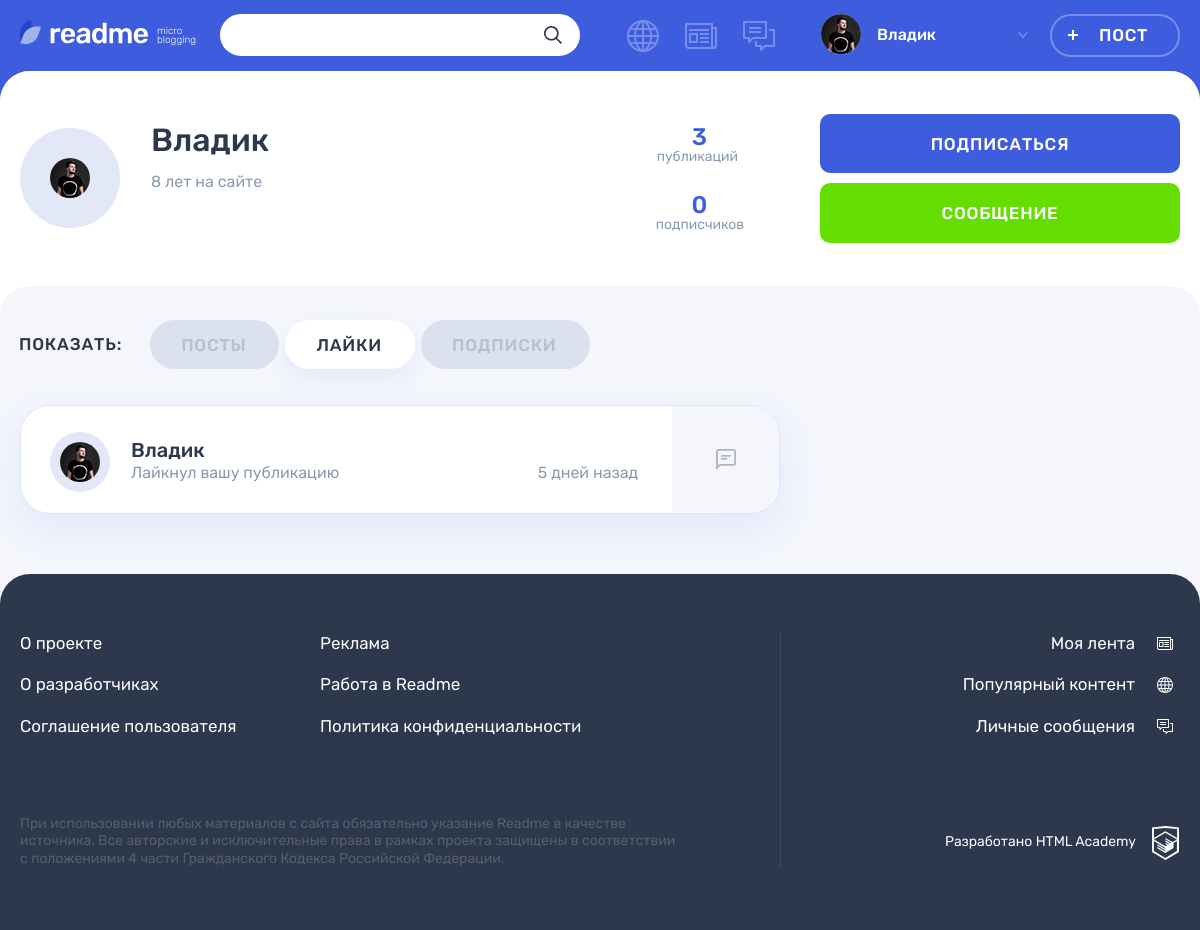
Screenshot of /profile.php?user=2&tab=likes (signed in) with the database file from the repository.
### tables this page shows
CREATE TABLE IF NOT EXISTS `users` (
  `users_id` INT NOT NULL AUTO_INCREMENT,
  `registration_date` DATETIME NOT NULL,
  `email` VARCHAR(225) NOT NULL,
  `name` VARCHAR(225) NOT NULL,
  `password` VARCHAR(225) NOT NULL,
  `avatar` VARCHAR(225) NULL,
  `contact_info` VARCHAR(225) NULL,
  PRIMARY KEY (`users_id`),
  UNIQUE INDEX `idusers_UNIQUE` (`users_id` ASC),
  UNIQUE INDEX `email_UNIQUE` (`email` ASC));

CREATE TABLE IF NOT EXISTS `posts` (
  `posts_id` INT NOT NULL AUTO_INCREMENT,
  `post_date` DATETIME NOT NULL,
  `title` TEXT(120) NOT NULL,
  `content` TEXT NOT NULL,
  `quote_author` VARCHAR(225) NULL,
  `img_url` VARCHAR(225) NULL,
  `video_url` VARCHAR(225) NULL,
  `users_site_url` VARCHAR(225) NULL,
  `number_of_views` INT NOT NULL DEFAULT 0,
  `users_id` INT NOT NULL,
  `content_types_id` INT NOT NULL,
  `isrepost` INT NOT NULL DEFAULT 0,
  `user_author_id` INT NOT NULL DEFAULT 0,
  `user_author_name` VARCHAR(225) NULL,
  `post_origin_id` INT DEFAULT 0,
  `post_origin_date` VARCHAR(225) DEFAULT 0,
  PRIMARY KEY (`posts_id`),
  INDEX `id_UNIQUE` (`posts_id` ASC),
  INDEX `users_to_posts_idx` (`users_id` ASC),
  INDEX `fk_posts_content_types1_idx` (`content_types_id` ASC),
  FULLTEXT INDEX `posts_search` (`title`, `content`),
  CONSTRAINT `users_to_posts`
    FOREIGN KEY (`users_id`)
    REFERENCES `users` (`users_id`)
    ON DELETE NO ACTION
    ON UPDATE NO ACTION,
  CONSTRAINT `posts_to_content_types`
    FOREIGN KEY (`content_types_id`)
    REFERENCES `content_types` (`content_types_id`)
    ON DELETE NO ACTION
    ON UPDATE NO ACTION);

CREATE TABLE IF NOT EXISTS `likes` (
  `likes_id` INT NOT NULL AUTO_INCREMENT,
  `likes_date` VARCHAR(255) NOT NULL,
  `post_id` INT NOT NULL,
  `user_id` INT NOT NULL,
  PRIMARY KEY (`likes_id`),
  INDEX `fk_posts_has_users_users1_idx` (`user_id` ASC),
  INDEX `fk_posts_has_users_posts1_idx` (`post_id` ASC, `likes_id` ASC),
  UNIQUE INDEX `posts_likes_id_UNIQUE` (`likes_id` ASC),
  CONSTRAINT `fk_posts_has_users_posts1`
    FOREIGN KEY (`post_id`)
    REFERENCES `posts` (`posts_id`)
    ON DELETE NO ACTION
    ON UPDATE NO ACTION,
  CONSTRAINT `fk_posts_has_users_users1`
    FOREIGN KEY (`user_id`)
    REFERENCES `users` (`users_id`)
    ON DELETE NO ACTION
    ON UPDATE NO ACTION);

### functions/helpers.php (called while the page is built, shortened)
<?php
function get_noun_plural_form (int $number, string $one, string $two, string $many): string
{
    $number = (int) $number;
    $mod10 = $number % 10;
    $mod100 = $number % 100;
    switch (true) {
        case ($mod10 > 5):
            return $many;
        default:
            return $many;
    }
}
function include_template($name, array $data = []) {
    $name = 'templates/' . $name;
    extract($data);
    require $name;
    $result = ob_get_clean();
    return $result;
}

### functions/database.php (called while the page is built, shortened)
<?php
function dbGetUserPosts($con, $userId)
{
    $sql = 'SELECT COUNT(*) FROM posts
            WHERE users_id = ?';
    $stmt = mysqli_prepare($con, $sql);
    mysqli_stmt_bind_param($stmt, 'i', $userId);
    mysqli_stmt_execute($stmt);
    $result = mysqli_stmt_get_result($stmt);
    if ($result) {
        $res = mysqli_fetch_row($result);
    } else {
        echo 'Ошибка базы данных ' . mysqli_error($con);
    }
    return $res[0];
}
function dbGetUserInfo($con, $userId)
{
    $sql = 'SELECT * FROM users
            WHERE users_id = ?';
    $stmt = mysqli_prepare($con, $sql);
    mysqli_stmt_bind_param($stmt, 'i', $userId);
    mysqli_stmt_execute($stmt);
    $result = mysqli_stmt_get_result($stmt);
    if ($result) {
        $rows = mysqli_fetch_all($result, MYSQLI_ASSOC);
    } else {
        echo 'Ошибка базы данных ' . mysqli_error($con);
    }
    return $rows;
}
function dbGetUserSubs($con, $userId)
{
    $sql = 'SELECT COUNT(*) FROM subscribers
            WHERE users_subscribe_id = ?';
    $stmt = mysqli_prepare($con, $sql);
    mysqli_stmt_bind_param($stmt, 'i', $userId);
    mysqli_stmt_execute($stmt);
    $result = mysqli_stmt_get_result($stmt);
    if ($result) {
        $res = mysqli_fetch_row($result);
    } else {
        echo 'Ошибка базы данных ' . mysqli_error($con);
    }
    return $res[0];
}
function dbCheckSubscription($con, $userId, $userSudId)
{
    $sql = 'SELECT users_id FROM subscribers
            WHERE users_id =' . $userId . ' AND users_subscribe_id =' . $userSudId;
    $res = mysqli_query($con, $sql);
    if ($res) {
        $row = mysqli_fetch_row($res);
    } else {
        echo 'Ошибка бд' . mysqli_error($con);
    }
    return $row[0];
}
function dbGetUsersByLike($con, $userId)
{
    $sql = 'SELECT p.posts_id, p.content, u.users_id, u.name, l.likes_date, ct.type, u.avatar, p.video_url FROM posts p
            LEFT JOIN likes l ON
            p.posts_id = l.post_id
            LEFT JOIN users u ON
            u.users_id = l.user_id
            LEFT JOIN content_types ct ON
            p.content_types_id = ct.content_types_id
            WHERE p.users_id = ? AND u.users_id IS NOT NULL';
    $stmt = mysqli_prepare($con, $sql);
    mysqli_stmt_bind_param($stmt, 'i', $userId);
    mysqli_stmt_execute($stmt);
    $result = mysqli_stmt_get_result($stmt);
    if ($result) {
        $res = mysqli_fetch_all($result, MYSQLI_ASSOC);
    } else {
        echo 'Ошибка базы данных ' . mysqli_error($con);
        $res = false;
    }
    return $res;
}

### functions/routines.php (called while the page is built, shortened)
<?php
function showTimeGap($datePoint)
{
    $nowTime = time();
    $diffTime = $nowTime - strtotime($datePoint);
    if ($diffTime < 3600) {
        $num = ceil($diffTime / 60);
        $word = get_noun_plural_form(ceil($diffTime / 60), 'минута', 'минуты', 'минут');
    } elseif ($diffTime > 3600 && $diffTime < 86400) {
        $num = ceil($diffTime / 3600);
        $word = get_noun_plural_form(ceil($diffTime / 3600), 'час', 'часа', 'часов');
    } elseif ($diffTime > 86400 && $diffTime < 604800) {
        $num = ceil($diffTime / 86400);
        $word = get_noun_plural_form(ceil($diffTime / 86400), 'день', 'дня', 'дней');
    } elseif ($diffTime > 604800 && $diffTime < 2629743) {
        $num = ceil($diffTime / 604800);
        $word = get_noun_plural_form(ceil($diffTime / 604800), 'неделя', 'недели', 'недель');
    } elseif ($diffTime > 2629743 && $diffTime < 31556926) {
        $num = ceil($diffTime / 2629743);
        $word = get_noun_plural_form(ceil($diffTime / 2629743), 'месяц', 'месяца', 'месяцев');
    } else {
        $num = ceil($diffTime / 31556926);
        $word = get_noun_plural_form(ceil($diffTime / 31556926), 'год', 'года', 'лет');
    }
    return $num . ' ' . $word;
}

### templates/profile.php (the view, shortened to what this page needs)
<?php foreach ($user as $userData) ?>
<main class="page__main page__main--profile">
    <div class="profile profile--default">
        <div class="profile__user-wrapper">
            <div class="profile__user user container">
                <div class="profile__user-info user__info">
                    <div class="profile__avatar user__avatar">
                        <img class="profile__picture user__picture" src="<?= $userData['avatar'] ?>" alt="">
                    </div>
                    <div class="profile__name-wrapper user__name-wrapper">
                        <span class="profile__name user__name"><?= $userData['name'] ?></span>
                        <time class="profile__user-time user__time" datetime="<?= date('Y.m.d.',
                            strtotime($userData['registration_date'])) ?>"><?= showTimeGap($userData['registration_date']) . ' на сайте' ?></time>
                    </div>
                </div>
                <div class="profile__rating user__rating">
                    <p class="profile__rating-item user__rating-item user__rating-item--publications">
                        <span class="user__rating-amount"><?= $userDataPosts ?></span>
                        <span class="profile__rating-text user__rating-text">публикаций</span>
                    </p>
                    <p class="profile__rating-item user__rating-item user__rating-item--subscribers">
                        <span class="user__rating-amount"><?= $userDataSubs ?></span>
                        <span class="profile__rating-text user__rating-text">подписчиков</span>
                    </p>
                </div>
                <div class="profile__user-buttons user__buttons">
                    <a class="profile__user-button user__button user__button--subscription button button--main"
                       data-user-id="<?= $getUser ?>" data-issub="<?= dbCheckSubscription($con, $userSession['user-id'],
                        $getUser) ? '1' : '0' ?>"><span><?= dbCheckSubscription($con, $userSession['user-id'],
                                $getUser) ? 'Отписаться' : 'Подписаться' ?></span></a>
                    <a class="profile__user-button user__button user__button--writing button button--green"
                       href="messages.php?block=messages&user=<?= $getUser ?>">Сообщение</a>
                </div>
            </div>
        </div>
        <div class="profile__tabs-wrapper tabs">
            <div class="container">
                <div class="profile__tabs filters">
                    <b class="profile__tabs-caption filters__caption">Показать:</b>
                    <ul class="profile__tabs-list filters__list tabs__list">
                        <li class="profile__tabs-item filters__item">
                            <a class="profile__tabs-link filters__button tabs__item tabs__item--active button<?= $getTab === 'posts' ? ' filters__button--active' : '' ?>"
                               href="?user=<?= $getUser ?>&tab=posts">Посты</a>
                        </li>
                        <li class="profile__tabs-item filters__item">
                            <a class="profile__tabs-link filters__button tabs__item button<?= $getTab === 'likes' ? ' filters__button--active' : '' ?>"
                               href="?user=<?= $getUser ?>&tab=likes">Лайки</a>
                        </li>
                        <li class="profile__tabs-item filters__item">
                            <a class="profile__tabs-link filters__button tabs__item button<?= $getTab === 'subs' ? ' filters__button--active' : '' ?>"
                               href="?user=<?= $getUser ?>&tab=subs">Подписки</a>
                        </li>
                    </ul>
                </div>
                <div class="profile__tab-content">
                    <section
                            class="profile__likes tabs__content<?= $getTab === 'likes' ? ' tabs__content--active' : '' ?>">
                        <?php if ($getTab === 'likes'): ?>
                            <ul class="profile__likes-list">
                                <?php foreach ($likers as $likeData): ?>
                                    <?php if ($likeData['type'] === 'picture'): ?>
                                        <li class="post-mini post-mini--photo post user">
                                            <div class="post-mini__user-info user__info">
                                                <div class="post-mini__avatar user__avatar">
                                                    <a class="user__avatar-link"
                                                       href="profile.php?user=<?= $likeData['users_id'] ?>">
                                                        <img class="post-mini__picture user__picture"
                                                             src="<?= $likeData['avatar'] ?>" alt="">
                                                    </a>
                                                </div>
                                                <div class="post-mini__name-wrapper user__name-wrapper">
                                                    <a class="post-mini__name user__name"
                                                       href="profile.php?user=<?= $likeData['users_id'] ?>">
                                                        <span><?= $likeData['name'] ?></span>
                                                    </a>
                                                    <div class="post-mini__action">
                                                        <span class="post-mini__activity user__additional">Лайкнул вашу публикацию</span>
                                                        <time class="post-mini__time user__additional"
                                                              datetime="<?= date('Y.m.d H:i',
                                                                  $likeData['likes_date']) ?>"><?= showTimeGap($likeData['likes_date']) ?>
                                                            назад
                                                        </time>
                                                    </div>
                                                </div>
                                            </div>
                                            <div class="post-mini__preview">
                                                <a class="post-mini__link" href="post.php?postId=<?= $likeData['posts_id'] ?>" title="Перейти на публикацию">
                                                    <div class="post-mini__image-wrapper">
                                                        <img class="post-mini__image" src="<?= $likeData['content'] ?>"
                                                             width="109" height="109" alt="">
                                                    </div>
                                                    <span class="visually-hidden">Фото</span>
                                                </a>
                                            </div>
                                        </li>
                                    <?php elseif ($likeData['type'] === 'text'): ?>
                                        <li class="post-mini post-mini--text post user">
                                            <div class="post-mini__user-info user__info">
                                                <div class="post-mini__avatar user__avatar">
                                                    <a class="user__avatar-link" href="profile.php?user=<?= $likeData['users_id'] ?>">
                                                        <img class="post-mini__picture user__picture"
                                                             src="<?= $likeData['avatar'] ?>" alt="">
                                                    </a>
                                                </div>
                                                <div class="post-mini__name-wrapper user__name-wrapper">
                                                    <a class="post-mini__name user__name" href="profile.php?user=<?= $likeData['users_id'] ?>">
                                                        <span><?= $likeData['name'] ?></span>
                                                    </a>
                                                    <div class="post-mini__action">
                                                        <span class="post-mini__activity user__additional">Лайкнул вашу публикацию</span>
                                                        <time class="post-mini__time user__additional"
                                                              datetime="<?= date('Y.m.d H:i',
                                                                  $likeData['likes_date']) ?>"><?= showTimeGap($likeData['likes_date']) ?>
                                                            назад
                                                        </time>
                                                    </div>
                                                </div>
                                            </div>
                                            <div class="post-mini__preview">
                                                <a class="post-mini__link" href="#" title="Перейти на публикацию">
                                                    <svg class="post-mini__preview-icon" width="20" height="21">
                                                        <use xlink:href="#icon-filter-text"></use>
                                                    </svg>
                                                </a>
                                            </div>
                                        </li>
                                    <?php endif; ?>
                                <?php endforeach ?>
                            </ul>
                        <?php endif ?>
                    </section>
                </div>
            </div>
        </div>
    </div>
</main>

### rows the page displays
users: avatar (picture), name "Владик", registration_date "8 лет"
posts: users.avatar (picture), users.name "Владик", likes.likes_date "5 дней"

### other values shown
$userSession['user-name'] "Владик"
$userDataPosts "3"
$userDataSubs "0"
